Frame 1 (no input): blank canvas, image omitted
Frame 60 (the mouse pressed at the canvas centre just before this capture): blank canvas, image omitted
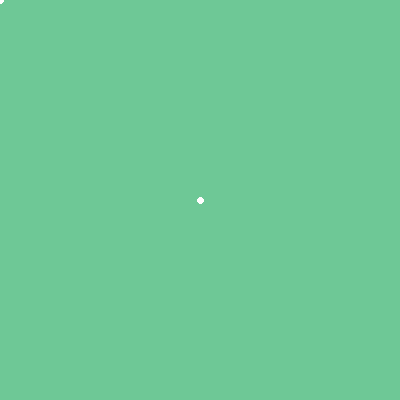
Frame 120 (the mouse held since frame 60 and released just before this capture)

The Processing sketch whose frames 1 and 60 were blank and that drew this single picture after the mouse press (run headless with seeded random() and noise(); from frame 60 on, the mouse is pressed at the canvas centre):

// Processing sketch: processing_147898
// ── processing_147898.pde

int counter;

void setup() {  
    size(400, 400);
    background(110, 200, 150);
    stroke(255);
    strokeWeight(6);
}

void draw() {  
    point(mouseX, mouseY);
    //line(.2*width,.7*height,.8*width,.7*height);
}
